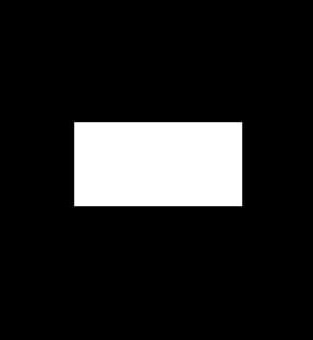
#> input picture wb.jpg, 313 x 340 px
$ python p15.py
#> lines starting #> are read from the running program, lines starting #| are printed output that depends on the picture
#Sobel Filters (x-direction and y-direction)
#Gradient Magnitude

import numpy as np
import cv2

a=np.float32(cv2.imread('./wb.jpg',0))
#> a: shape (340, 313) float32; min 0, max 255, mean 33.8

cv2.imshow("Original Image",np.uint8(a))

#SOBEL X
filter1=np.array([[-1, 0, 1],
                  [-2, 0, 2],
                  [-1, 0, 1]])

b=cv2.filter2D(a,-1,filter1)
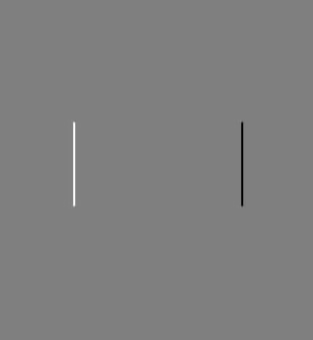
#> b: shape (340, 313) float32; min -1005, max 1000, mean 0; drawn with min black and max white
b=b-b.min()
b=255*b/b.max()
cv2.imshow("SOBEL (X-direction)",np.uint8(b))

#SOBEL Y
filter2=np.array([[1, 2, 1],
                  [0, 0, 0],
                  [-1,-2,-1]])

c=cv2.filter2D(a,-1,filter2)
c=c-c.min()
c=255*c/c.max()
cv2.imshow("SOBEL (Y-direction)", np.uint8(c))
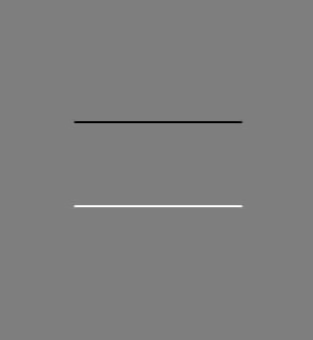
#> window 'SOBEL (Y-direction)': shape (340, 313); min 0, max 255, mean 126


#Gradient
d=(b**2+c**2)**(1/2)
d=d-d.min()
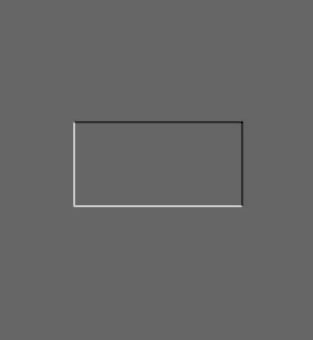
#> d: shape (340, 313) float32; min 0, max 208.5, mean 102.3
d=255*d/d.max()

cv2.imshow("Gradient Magnitude", np.uint8(d))
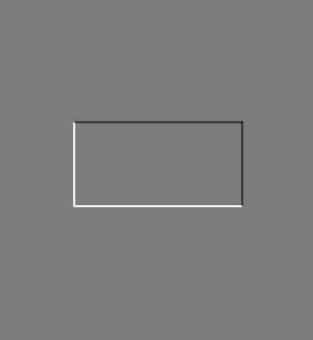
#> window 'Gradient Magnitude': shape (340, 313); min 0, max 255, mean 124.3
cv2.waitKey(0)
cv2.destroyAllWindows()
